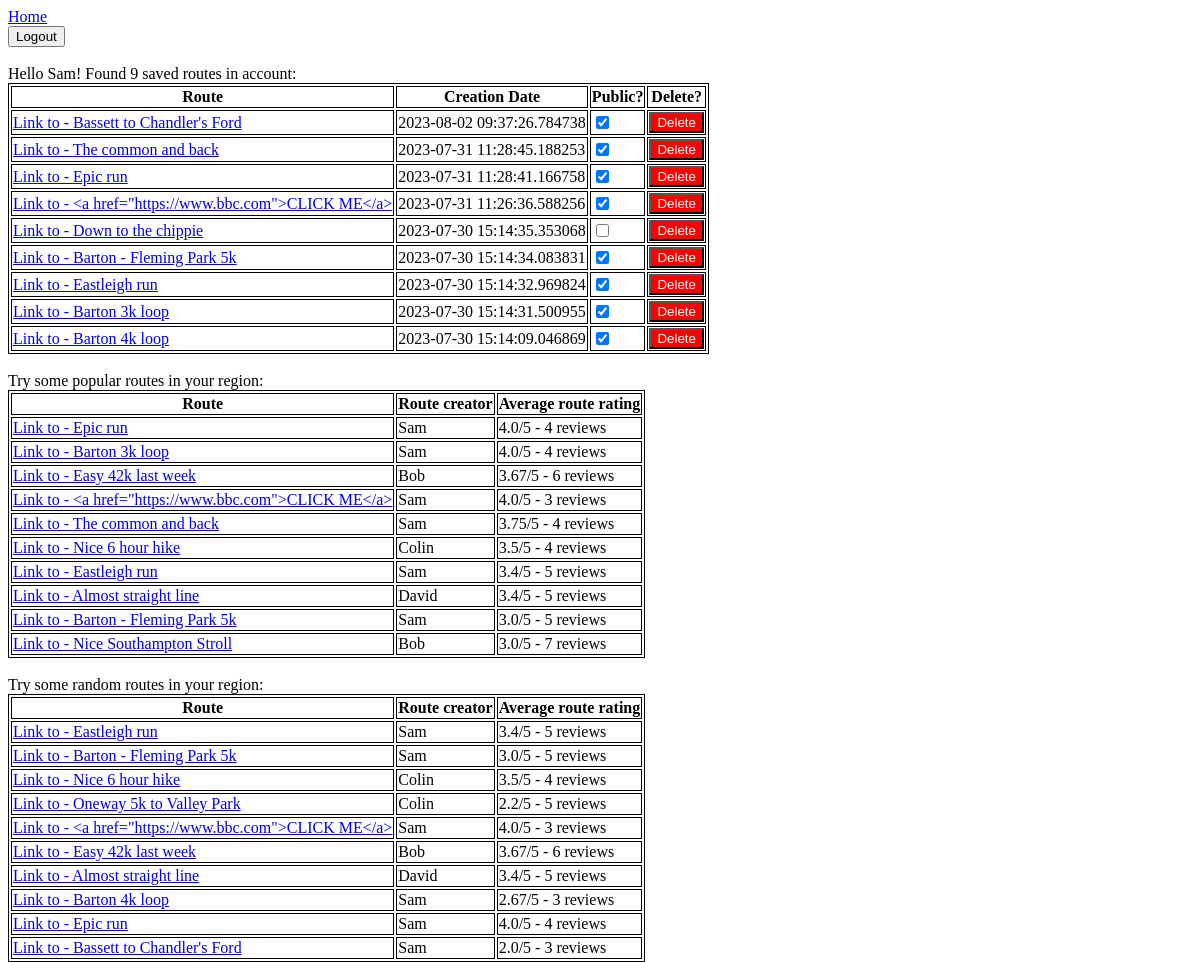
Page /account (signed in) on the committed database.
### tables this page shows
CREATE TABLE routes(id INTEGER PRIMARY KEY AUTOINCREMENT,timestamp TEXT,route TEXT,username TEXT,route_name TEXT,public INTEGER,FOREIGN KEY(username) REFERENCES accounts(username));

### server.py (the view)
@app.get('/account')
def account():
    if flask_login.current_user.is_authenticated:
        return flask.render_template('account.html',
                                     saved_routes=database.get_all_routes(flask_login.current_user.id),
                                     username=flask_login.current_user.id,
                                     random_routes=database.get_random_routes(),
                                     popular_routes=database.get_popular_routes())
    return flask.redirect('/login')

### database.py (called while the page is built)
def user_exists(username):
    res = cur.execute("SELECT username FROM accounts WHERE username=?", (username,))
    return res.fetchone() is not None

def get_all_routes(username):
    res = cur.execute("SELECT id, timestamp, route, username, route_name, public "
                      "FROM routes "
                      "WHERE username=? "
                      "ORDER BY datetime(timestamp) DESC",
                      (username,))
    return res.fetchall()

def get_random_routes(limit=10):
    res = cur.execute("SELECT id, route, route_name, username, ROUND(AVG(route_ratings.rating),2), COUNT(route_ratings.rating) "
                      "FROM routes, route_ratings "
                      "WHERE routes.id=route_ratings.route_id "
                      "AND public = 1 "
                      "GROUP BY routes.id "
                      "ORDER BY RANDOM() "
                      "LIMIT ?",
                      (limit,))
    return res.fetchall()

def get_popular_routes(limit=10, dummy_rating=3, dummy_rating_count=10):
    res = cur.execute(
        "SELECT routes.id, routes.route, routes.route_name, routes.username, ROUND(AVG(route_ratings.rating),2), COUNT(route_ratings.rating) "
        "FROM routes, route_ratings "
        "WHERE public = 1 "
        "AND routes.id = route_ratings.route_id "
        "GROUP BY routes.id "
        "ORDER BY "
        "     IFNULL(1.0*(SUM(route_ratings.rating) + ?*?)/(COUNT(route_ratings.rating)+?)"
        "     ,-100) DESC, RANDOM() "
        "LIMIT ? ",
        (dummy_rating, dummy_rating_count, dummy_rating_count, limit))
    return res.fetchall()

### server.py (called while the page is built)
@login_manager.user_loader
def user_loader(username):
    if not database.user_exists(username):
        return
    user = User()
    user.id = username
    return user

### server/templates/account.html (shortened to what this page needs)
<!DOCTYPE html>
<html lang="en" style="height:100%">
    <head>
        <link rel="stylesheet" href="/static/shared.css">
    </head>
    <body>
        <a href="/">Home</a>
        <br>
        <form action="/logout">
            <input type="submit" value="Logout"/>
        </form>
        <br>
        Hello {{ username }}! Found {{ saved_routes|length }} saved routes in account:
        <br>
        <table>
            <th>Route</th>
            <th>Creation Date</th>
            <th>Public?</th>
            <th>Delete?</th>
            {% for route in saved_routes %}
                <tr>
                    <td>
                        <a href="/view/{{ route[0] }}">Link to - {{ route[4] }}</a>
                    </td>
                    <td>
                        {{ route[1] }}
                    </td>
                    <td>
                        <input id={{ "public_checkbox" ~ route[0]}} type="checkbox"/>
                    </td>
                    <td>
                        <button class="redOnlyButton" onclick="open_dialog({{ route[0] }});">Delete</button>
                    </td>
                </tr>
            {% endfor %}
        </table>
        <br>
        Try some popular routes in your region:
        <table>
            <th>Route</th>
            <th>Route creator</th>
            <th>Average route rating</th>
            {% for route in popular_routes %}
                <tr>
                <td>
                    <a href="/view/{{ route[0] }}">Link to - {{ route[2] }}</a>
                </td>
                <td>
                    {{ route[3] }}
                </td>
                <td>
                    {{ route[4] }}/5 - {{ route[5] }} reviews
                </td>
                </tr>
            {% endfor %}
        </table>
        <br>
        Try some random routes in your region:
        <table>
            <th>Route</th>
            <th>Route creator</th>
            <th>Average route rating</th>
            {% for route in random_routes %}
                <tr>
                <td>
                    <a href="/view/{{ route[0] }}">Link to - {{ route[2] }}</a>
                </td>
                <td>
                    {{ route[3] }}
                </td>
                <td>
                    {{ route[4] }}/5 - {{ route[5] }} reviews
                </td>
                </tr>
            {% endfor %}
        </table>    </body>
</html>

### server/static/shared.css (style rules this page uses)
.redOnlyButton { background-color: red; color: white; }

### server/templates/account.html (style rules this page uses)
table, th, td { border:1px solid black; }

### rows in the picture
routes: route_name "Bassett to Chandler's Ford", timestamp "2023-08-02 09:37:26.784738", username "Sam", route "2.0", route "3"
routes: route_name "The common and back", timestamp "2023-07-31 11:28:45.188253", username "Sam", route "3.75", route "4"
routes: route_name "Epic run", timestamp "2023-07-31 11:28:41.166758", username "Sam", route "4.0", route "4"
routes: route_name "<a href=\"https://www.bbc.com\">CLICK ME</a>", timestamp "2023-07-31 11:26:36.588256", username "Sam", route "4.0", route "3"
routes: route_name "Down to the chippie", timestamp "2023-07-30 15:14:35.353068"
routes: route_name "Barton - Fleming Park 5k", timestamp "2023-07-30 15:14:34.083831", username "Sam", route "3.0", route "5"
routes: route_name "Eastleigh run", timestamp "2023-07-30 15:14:32.969824", username "Sam", route "3.4", route "5"
routes: route_name "Barton 3k loop", timestamp "2023-07-30 15:14:31.500955", username "Sam", route "4.0", route "4"
routes: route_name "Barton 4k loop", timestamp "2023-07-30 15:14:09.046869", username "Sam", route "2.67", route "3"
routes: route_name "Easy 42k last week", username "Bob", route "3.67", route "6"
routes: route_name "Nice 6 hour hike", username "Colin", route "3.5", route "4"
routes: route_name "Almost straight line", username "David", route "3.4", route "5"
routes: route_name "Nice Southampton Stroll", username "Bob", route "3.0", route "7"
routes: route_name "Oneway 5k to Valley Park", username "Colin", route "2.2", route "5"

### other values in the picture
{{ username }} "Sam"
{{ saved_routes|length }} "9"
